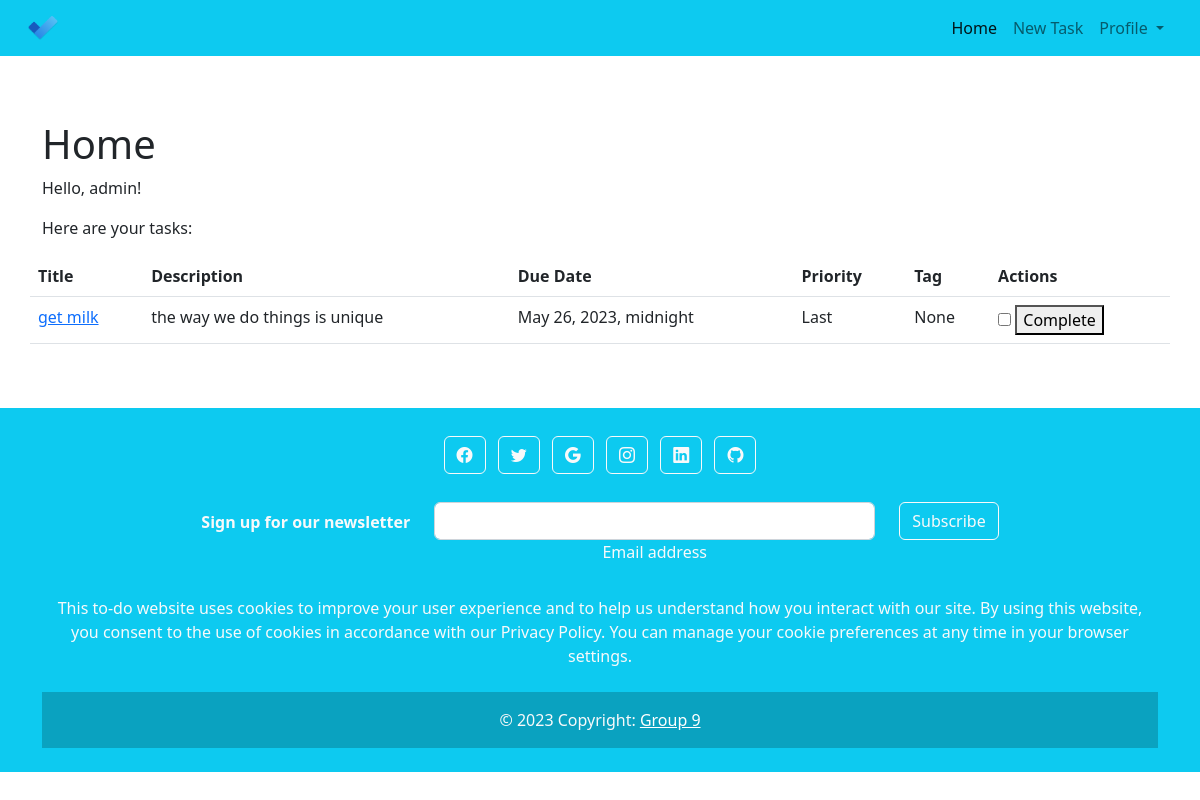
Page / (signed in) on the earlier database version.
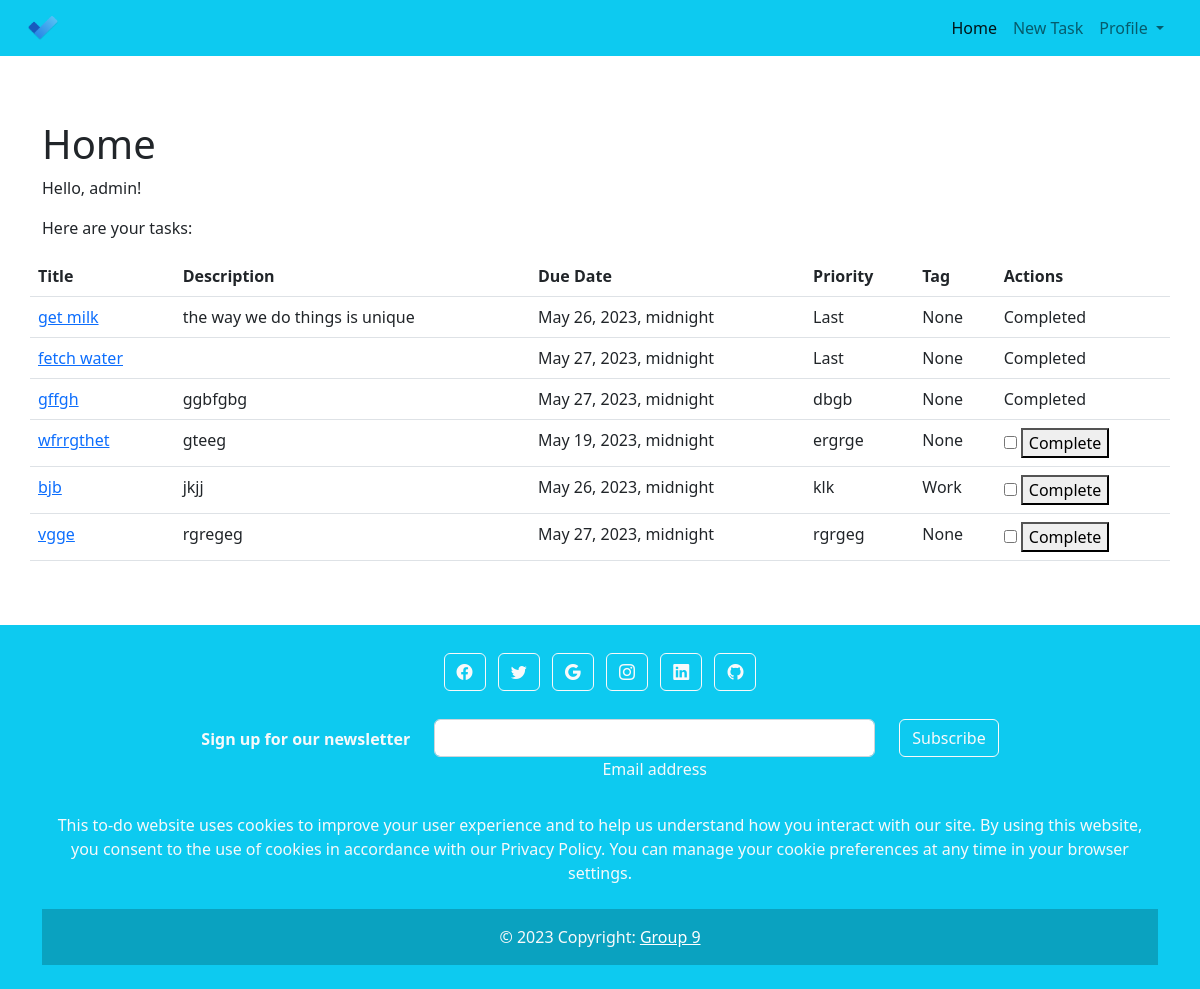
Same page on the later database version.
### PNYNE/models.py (models this page shows, shortened)
class Task(models.Model):
    user = models.ForeignKey(
        User, on_delete=models.CASCADE, null=True, blank=True)
    title = models.CharField(max_length=200)
    description = models.TextField(null=True, blank=True)
    complete = models.BooleanField(default=False)
    created = models.DateTimeField(auto_now_add=True)
    due_date = models.DateTimeField(null=True, blank=True)
    priority = models.CharField(max_length=20, null=True, blank=True)
    completed_date = models.DateTimeField(null=True, blank=True)
    tag = models.OneToOneField(
        'Tag', null=True, blank=True, on_delete=models.CASCADE)
    class Meta:
        order_with_respect_to = 'user'

class Tag(models.Model):  # Tag model that represents a tag that can be associated with tasks
    name = models.CharField(max_length=50)
    def __str__(self):
        return self.name

### PNYNE/views.py (the view)
# urls.py: path('', views.alltask_home, name='home'),
@login_required(login_url='login')
def alltask_home(request):
    tasks = Task.objects.filter(user=request.user)
    context = {
        'tasks': tasks,
    }
    return render(request, "task/task_list.html", context)

### templates/task/task_list.html (shortened to what this page needs)
{% extends 'main/main.html' %} {% block content %}
<div class="row">
  <h1>Home</h1>
  <p>Hello, {{ user.username }}!</p>
  <p>Here are your tasks:</p>
  <table class="table">
    <thead>
      <tr>
        <th>Title</th>
        <th>Description</th>
        <th>Due Date</th>
        <th>Priority</th>
        <th>Tag</th>
        <th>Actions</th>
      </tr>
    </thead>
    <tbody>
      {% for task in tasks %}
      <tr>
        <td>
          <a href="{% url 'task_details' task.id %}">{{ task.title }}</a>
        </td>
        <td>{{ task.description }}</td>
        <td>{{ task.due_date }}</td>
        <td>{{ task.priority }}</td>
        <td>{{ task.tag }}</td>
        <td>
          {% if task.complete %} Completed {% else %}
          <input
            type="checkbox"
            id="complete-checkbox-{{ task.id }}"
            {%
            if
            task.completed_date
            %}disabled{%
            endif
            %}
          />
          <button onclick="completeTask('{{ task.id }}')">Complete</button>
          {% endif %}
        </td>
      </tr>
      {% endfor %}
    </tbody>
  </table>
</div>
{% endblock content %}

### templates/main/main.html (shortened to what this page needs)
{% load static %}
<!DOCTYPE html>
<html lang="en">
  <head>
    <link rel="stylesheet" href="{% static 'css/bootstrap.min.css' %}" />
    <link rel="stylesheet" href="{% static 'others/main.css' %}" />
    <link
      rel="stylesheet"
      href="https://cdn.jsdelivr.net/npm/bootstrap-icons@1.10.2/font/bootstrap-icons.css"
    />
  </head>
  <body>
    {% include "copy_from/navbar.html" %}
    <div class="container py-5 mt-5">
      {% include "copy_from/alert.html" %} <br />
      {% block content %} {% endblock %}
    </div>
    {% include "copy_from/footer.html" %}
  </body>
</html>

### templates/copy_from/navbar.html (shortened to what this page needs)
{% load static %}
<nav class="navbar navbar-expand-lg navbar-info bg-info fixed-top px-3">
  <div class="container-fluid">
    <img
      src="{% static 'images/logo.png' %}"
      alt="logo"
      width="30"
      height="24"
      class="d-inline-block align-text-top"
    />
    <div class="collapse navbar-collapse" id="navbarSupportedContent">
      <ul class="navbar-nav ms-auto mb-2 mb-lg-0">
        <li class="nav-item">
          <a class="nav-link active" aria-current="page" href="/">Home</a>
        </li>
        {% if user.is_authenticated %}
        <li class="nav-item">
          <a class="nav-link" aria-current="page" href="{% url 'create-task' %}">New Task</a>
        </li>
        <li class="nav-item dropdown">
          <a
            class="nav-link dropdown-toggle"
            href="#"
            role="button"
            data-bs-toggle="dropdown"
            aria-expanded="false"
          >
            Profile
          </a>
        </li>
        {% endif %}
      </ul>
    </div>
  </div>
</nav>

### templates/copy_from/footer.html
<footer class="bg-info text-center text-light">
  <div class="container p-4">
    <section class="mb-4">
      <a
        class="btn btn-outline-light btn-floating m-1"
        href="https://www.facebook.com/"
        role="button"
        ><i class="bi bi-facebook"></i
      ></a>
      <a
        class="btn btn-outline-light btn-floating m-1"
        href="https://twitter.com/home"
        role="button"
        ><i class="bi bi-twitter"></i
      ></a>
      <a
        class="btn btn-outline-light btn-floating m-1"
        href="https://www.google.com/"
        role="button"
        ><i class="bi bi-google"></i
      ></a>
      <a
        class="btn btn-outline-light btn-floating m-1"
        href="https://www.instagram.com/"
        role="button"
        ><i class="bi bi-instagram"></i
      ></a>
      <a
        class="btn btn-outline-light btn-floating m-1"
        href="https://www.linkedin.com/in/joel-ssekyanzi-b23184240/"
        role="button"
        ><i class="bi bi-linkedin"></i
      ></a>
      <a
        class="btn btn-outline-light btn-floating m-1"
        href="https://github.com/Ssekyanzi-Joel"
        role="button"
        ><i class="bi bi-github"></i
      ></a>
    </section>
    <section class="">
      <form action="">
        <div class="row d-flex justify-content-center">
          <div class="col-auto">
            <p class="pt-2">
              <strong>Sign up for our newsletter</strong>
            </p>
          </div>
          <div class="col-md-5 col-12">
            <div class="form-outline form-white mb-4">
              <input type="email" id="form5Example21" class="form-control" />
              <label class="form-label" for="form5Example21"
                >Email address</label
              >
            </div>
          </div>
          <div class="col-auto">
            <button type="submit" class="btn btn-outline-light mb-4">
              Subscribe
            </button>
          </div>
        </div>
      </form>
    </section>
    <section class="mb-4">
      <p>
       This to-do website uses cookies to improve your user experience and to help us
       understand how you interact with our site. By using this website,
       you consent to the use of cookies in accordance with our Privacy Policy.
       You can manage your cookie preferences at any time in your browser settings.
      </p>
    </section>
    <section class="">
      <div class="row">
  <div class="text-center p-3" style="background-color: rgba(0, 0, 0, 0.2)">
    © 2023 Copyright:
    <a class="text-white" >Group 9</a>
  </div>
</footer>

Differences in the rows shown:
changed Task "get milk": id "☐" → (not shown); complete "Complete" → "Completed"
added Task: title "fetch water", due_date "May 27, 2023, midnight", priority "Last", tag "None", complete "Completed"
added Task: title "gffgh", description "ggbfgbg", due_date "May 27, 2023, midnight", priority "dbgb", tag "None", complete "Completed"
added Task: title "wfrrgthet", description "gteeg", due_date "May 19, 2023, midnight", priority "ergrge", tag "None"
added Task: title "bjb", description "jkjj", due_date "May 26, 2023, midnight", priority "klk", tag "Work"
added Task: title "vgge", description "rgregeg", due_date "May 27, 2023, midnight", priority "rgrgeg", tag "None"
